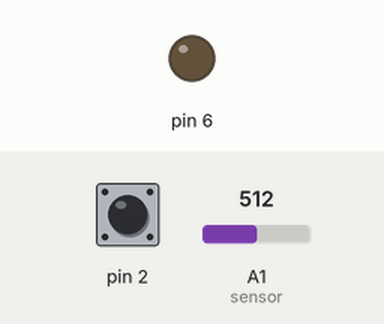
This sketch was run on a simulated Arduino Uno, built for the host (arithmetic inside an expression is 32-bit, double 64-bit). On the bench: output pins drawn as LEDs (lit = HIGH). The test bench sets the inputs (shaded band); at power-on: pin 2 HIGH, A1 (sensor) = 512. Storage starts empty; what the sketch prints to the serial monitor is not drawn.

Above: at 1.8 s.
1.9 s: pin 2 pulled LOW for 1.3 s
At 2.4 s:
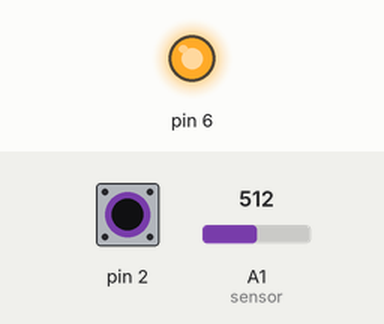
4.7 s: pin 2 pulled LOW for 3.2 s
At 5.8 s:
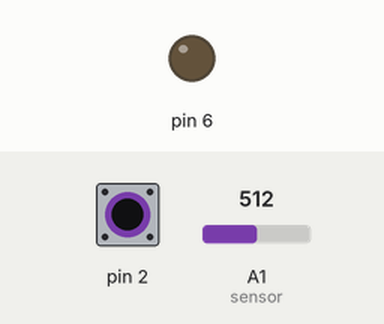
Timing chart, 0 to 7.7 s (numbered marks = the images above; inputs shaded):
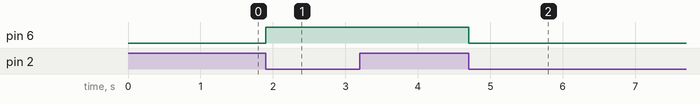

Measured:
- after the input at 1.9 s, pin 6: LOW → HIGH at once
- after the input at 4.7 s, pin 6: HIGH → LOW at once

The sketch:

SpyBug2.ino
```cpp
/*
Steps:
1. Edit pcmConfig.h
    a: On Uno or non-mega boards, #define buffSize 128. May need to increase.
    b: Uncomment #define ENABLE_RECORDING and #define BLOCK_COUNT 10000UL

2. Usage is as below. See https://github.com/TMRh20/TMRpcm/wiki/Advanced-Features#wiki-recording-audio for
   additional informaiton.
*/

#include <SD.h>
#include <SPI.h>
#include <TMRpcm.h>
File file;

#define SD_ChipSelectPin 4
int CS_PIN = SD_ChipSelectPin;
TMRpcm audio;
int audiofile = 0;
unsigned long i = 0;
bool recmode = 0;
int rec=0;
const int sensor=A1; // Assigning analog pin A5 to variable 'sensor'

float tempc; //variable to store temperature in degree Celsius

float tempf; //variable to store temperature in Fahreinheit

float vout; //temporary variable to hold sensor reading
void setup() {
  Serial.begin(9600);
  pinMode(A0, INPUT);
  pinMode(6, OUTPUT);
  pinMode(2, INPUT_PULLUP);
  attachInterrupt(0, button, LOW);
  SD.begin(SD_ChipSelectPin);
  audio.CSPin = SD_ChipSelectPin;
  pinMode(sensor,INPUT); // Configuring sensor pin as input

}

void loop() {
  Serial.println(rec);
  if(rec==0){
    vout=analogRead(sensor); //Reading the value from sensor

    vout=(vout*500)/1023;

    tempc=vout; // Storing value in Degree Celsius

    tempf=(vout*1.8)+32; // Converting to Fahrenheit

    Serial.print("in DegreeC=");

    Serial.print("\t");

    Serial.print(tempc);

    Serial.print(" ");

    Serial.print("in Fahrenheit=");

    Serial.print("\t");

    Serial.print(tempf);

    Serial.println();
    createFile("test.txt");
    file.println();
    writeToFile("\nTemp : ");
    file.print(tempc  );
    writeToFile("\n");
    closeFile();
    delay(1000);
  }
}

void button() {
  rec=1;
  Serial.println("Button Pressed");
  while (i < 300000) {
    i++;
  }
  i = 0;
  if (recmode == 0) {
    recmode = 1;
    audiofile++;
    digitalWrite(6, HIGH);
    switch (audiofile) {
      case 1: audio.startRecording("1.wav", 16000, A0);rec =0; break;
      case 2: audio.startRecording("2.wav", 16000, A0);rec =0; break;
      case 3: audio.startRecording("3.wav", 16000, A0);rec =0; break;
      case 4: audio.startRecording("4.wav", 16000, A0);rec =0; break;
      case 5: audio.startRecording("5.wav", 16000, A0);rec =0; break;
      case 6: audio.startRecording("6.wav", 16000, A0);rec =0; break;
      case 7: audio.startRecording("7.wav", 16000, A0);rec =0; break;
      case 8: audio.startRecording("8.wav", 16000, A0);rec =0; break;
      case 9: audio.startRecording("9.wav", 16000, A0);rec =0; break;
      case 10: audio.startRecording("10.wav", 16000, A0);rec =0; break;
    }
  }
  else {
    recmode = 0;
    digitalWrite(6, LOW);
    switch (audiofile) {
      case 1: audio.stopRecording("1.wav");rec =0; break;
      case 2: audio.stopRecording("2.wav");rec =0; break;
      case 3: audio.stopRecording("3.wav");rec =0; break;
      case 4: audio.stopRecording("4.wav");rec =0; break;
      case 5: audio.stopRecording("5.wav");rec =0; break;
      case 6: audio.stopRecording("6.wav");rec =0; break;
      case 7: audio.stopRecording("7.wav");rec =0; break;
      case 8: audio.stopRecording("8.wav");rec =0; break;
      case 9: audio.stopRecording("9.wav");rec =0; break;
      case 10: audio.stopRecording("10.wav");rec =0; break;
    }
  }
  rec =0;
}
void initializeSD()
{
  Serial.println("Initializing SD card...");
  pinMode(CS_PIN, OUTPUT);

  if (SD.begin())
  {
    Serial.println("SD card is ready to use.");
  } else
  {
    Serial.println("SD card initialization failed");
    return;
  }
}

int createFile(char filename[])
{
  file = SD.open(filename, FILE_WRITE);

  if (file)
  {
    Serial.println("File created successfully.");
    return 1;
  } else
  {
    Serial.println("Error while creating file.");
    return 0;
  }
}

int writeToFile(char text[])
{
  if (file)
  {
    file.print(text);
    Serial.println("Writing to file: ");
    Serial.println(text);
    return 1;
  } else
  {
    Serial.println("Couldn't write to file");
    return 0;
  }
}

void closeFile()
{
  if (file)
  {
    file.close();
    Serial.println("File closed");
  }
}

int openFile(char filename[])
{
  file = SD.open(filename);
  if (file)
  {
    Serial.println("File opened with success!");
    return 1;
  } else
  {
    Serial.println("Error opening file...");
    return 0;
  }
}

String readLine()
{
  String received = "";
  char ch;
  while (file.available())
  {
    ch = file.read();
    if (ch == '\n')
    {
      return String(received);
    }
    else
    {
      received += ch;
    }
  }
  return "";
}
```
